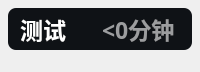
<?xml version="1.0" encoding="UTF-8"?>
<ui version="4.0">
 <class>Theme</class>
 <widget class="QWidget" name="Form">
  <property name="geometry">
   <rect>
    <x>0</x>
    <y>0</y>
    <width>200</width>
    <height>50</height>
   </rect>
  </property>
  <property name="minimumSize">
   <size>
    <width>0</width>
    <height>0</height>
   </size>
  </property>
  <property name="windowTitle">
   <string>Form</string>
  </property>
  <layout class="QVBoxLayout" name="verticalLayout">
   <property name="leftMargin">
    <number>8</number>
   </property>
   <property name="topMargin">
    <number>8</number>
   </property>
   <property name="rightMargin">
    <number>8</number>
   </property>
   <property name="bottomMargin">
    <number>22</number>
   </property>
   <item>
    <widget class="QFrame" name="backgnd">
     <property name="styleSheet">
      <string notr="true">background-color: rgba(15, 18, 22, 255);
border-radius: 8px</string>
     </property>
     <property name="frameShape">
      <enum>QFrame::StyledPanel</enum>
     </property>
     <property name="frameShadow">
      <enum>QFrame::Raised</enum>
     </property>
     <layout class="QHBoxLayout" name="horizontalLayout">
      <property name="spacing">
       <number>4</number>
      </property>
      <property name="leftMargin">
       <number>12</number>
      </property>
      <property name="topMargin">
       <number>4</number>
      </property>
      <property name="rightMargin">
       <number>12</number>
      </property>
      <property name="bottomMargin">
       <number>4</number>
      </property>
      <item>
       <widget class="QLabel" name="subject">
        <property name="font">
         <font>
          <family>HarmonyOS_Sans_SC_Bold</family>
          <pointsize>17</pointsize>
          <weight>75</weight>
          <bold>true</bold>
         </font>
        </property>
        <property name="styleSheet">
         <string notr="true">color: rgba(255, 255, 255, 255);
font-weight: bold</string>
        </property>
        <property name="text">
         <string>测试</string>
        </property>
       </widget>
      </item>
      <item>
       <widget class="QLabel" name="activity_countdown">
        <property name="font">
         <font>
          <family>HarmonyOS_Sans_SC_Bold</family>
          <pointsize>17</pointsize>
          <weight>35</weight>
          <bold>true</bold>
         </font>
        </property>
        <property name="styleSheet">
         <string notr="true">color: rgba(255, 255, 255, 150);
font-weight: bold;</string>
        </property>
        <property name="text">
         <string>&lt;0分钟</string>
        </property>
       </widget>
      </item>
     </layout>
    </widget>
   </item>
  </layout>
 </widget>
 <customwidgets>
  <customwidget>
   <class>ProgressBar</class>
   <extends>QProgressBar</extends>
   <header>qfluentwidgets</header>
  </customwidget>
  <customwidget>
   <class>ProgressRing</class>
   <extends>ProgressBar</extends>
   <header>qfluentwidgets</header>
  </customwidget>
 </customwidgets>
 <resources/>
 <connections/>
</ui>
